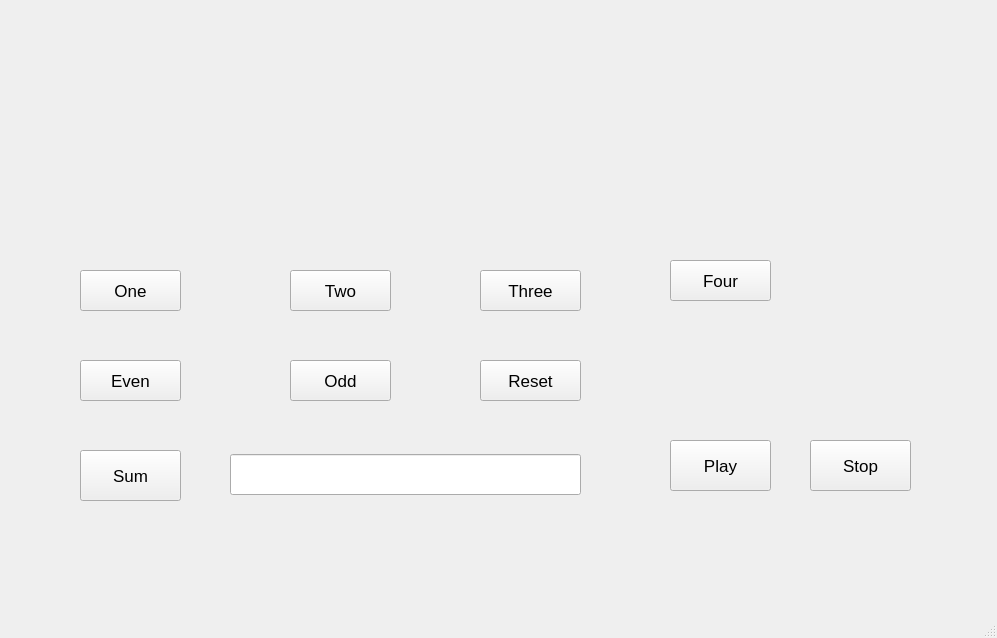
<?xml version="1.0" encoding="UTF-8"?>
<ui version="4.0">
 <class>CARDS1</class>
 <widget class="QMainWindow" name="CARDS1">
  <property name="geometry">
   <rect>
    <x>0</x>
    <y>0</y>
    <width>997</width>
    <height>638</height>
   </rect>
  </property>
  <property name="sizeIncrement">
   <size>
    <width>10</width>
    <height>10</height>
   </size>
  </property>
  <property name="windowTitle">
   <string>CARDS1</string>
  </property>
  <property name="tabShape">
   <enum>QTabWidget::Rounded</enum>
  </property>
  <widget class="QWidget" name="centralwidget">
   <widget class="QLabel" name="pic1">
    <property name="geometry">
     <rect>
      <x>70</x>
      <y>50</y>
      <width>141</width>
      <height>171</height>
     </rect>
    </property>
    <property name="minimumSize">
     <size>
      <width>10</width>
      <height>10</height>
     </size>
    </property>
    <property name="text">
     <string/>
    </property>
    <property name="pixmap">
     <pixmap resource="Images.qrc">:/1.png</pixmap>
    </property>
    <property name="scaledContents">
     <bool>true</bool>
    </property>
   </widget>
   <widget class="QLabel" name="pic2">
    <property name="geometry">
     <rect>
      <x>270</x>
      <y>50</y>
      <width>141</width>
      <height>171</height>
     </rect>
    </property>
    <property name="text">
     <string/>
    </property>
    <property name="pixmap">
     <pixmap resource="Images.qrc">:/2.png</pixmap>
    </property>
    <property name="scaledContents">
     <bool>true</bool>
    </property>
   </widget>
   <widget class="QPushButton" name="pushButton_EVEN">
    <property name="geometry">
     <rect>
      <x>80</x>
      <y>360</y>
      <width>101</width>
      <height>41</height>
     </rect>
    </property>
    <property name="font">
     <font>
      <pointsize>13</pointsize>
     </font>
    </property>
    <property name="text">
     <string>Even</string>
    </property>
   </widget>
   <widget class="QPushButton" name="pushButton_2">
    <property name="geometry">
     <rect>
      <x>290</x>
      <y>270</y>
      <width>101</width>
      <height>41</height>
     </rect>
    </property>
    <property name="font">
     <font>
      <pointsize>13</pointsize>
     </font>
    </property>
    <property name="text">
     <string>Two</string>
    </property>
   </widget>
   <widget class="QLineEdit" name="lineEdit">
    <property name="geometry">
     <rect>
      <x>230</x>
      <y>454</y>
      <width>351</width>
      <height>41</height>
     </rect>
    </property>
    <property name="font">
     <font>
      <pointsize>13</pointsize>
     </font>
    </property>
   </widget>
   <widget class="QLabel" name="pic3">
    <property name="geometry">
     <rect>
      <x>460</x>
      <y>50</y>
      <width>141</width>
      <height>171</height>
     </rect>
    </property>
    <property name="text">
     <string/>
    </property>
    <property name="pixmap">
     <pixmap resource="Images.qrc">:/3.png</pixmap>
    </property>
    <property name="scaledContents">
     <bool>true</bool>
    </property>
   </widget>
   <widget class="QLabel" name="picRED3">
    <property name="geometry">
     <rect>
      <x>460</x>
      <y>50</y>
      <width>141</width>
      <height>171</height>
     </rect>
    </property>
    <property name="text">
     <string/>
    </property>
    <property name="pixmap">
     <pixmap resource="Images.qrc">:/red.png</pixmap>
    </property>
    <property name="scaledContents">
     <bool>true</bool>
    </property>
   </widget>
   <widget class="QPushButton" name="pushButton_STOP">
    <property name="geometry">
     <rect>
      <x>810</x>
      <y>440</y>
      <width>101</width>
      <height>51</height>
     </rect>
    </property>
    <property name="font">
     <font>
      <pointsize>13</pointsize>
     </font>
    </property>
    <property name="text">
     <string>Stop</string>
    </property>
   </widget>
   <widget class="QPushButton" name="pushButton_1">
    <property name="geometry">
     <rect>
      <x>80</x>
      <y>270</y>
      <width>101</width>
      <height>41</height>
     </rect>
    </property>
    <property name="font">
     <font>
      <pointsize>13</pointsize>
     </font>
    </property>
    <property name="text">
     <string>One</string>
    </property>
    <property name="checkable">
     <bool>true</bool>
    </property>
    <property name="autoDefault">
     <bool>false</bool>
    </property>
    <property name="default">
     <bool>false</bool>
    </property>
    <property name="flat">
     <bool>false</bool>
    </property>
   </widget>
   <widget class="QLabel" name="picRED1">
    <property name="geometry">
     <rect>
      <x>70</x>
      <y>50</y>
      <width>141</width>
      <height>171</height>
     </rect>
    </property>
    <property name="text">
     <string/>
    </property>
    <property name="pixmap">
     <pixmap resource="Images.qrc">:/red.png</pixmap>
    </property>
    <property name="scaledContents">
     <bool>true</bool>
    </property>
   </widget>
   <widget class="QPushButton" name="pushButton_3">
    <property name="geometry">
     <rect>
      <x>480</x>
      <y>270</y>
      <width>101</width>
      <height>41</height>
     </rect>
    </property>
    <property name="font">
     <font>
      <pointsize>13</pointsize>
     </font>
    </property>
    <property name="text">
     <string>Three</string>
    </property>
   </widget>
   <widget class="QPushButton" name="pushButton_ODD">
    <property name="geometry">
     <rect>
      <x>290</x>
      <y>360</y>
      <width>101</width>
      <height>41</height>
     </rect>
    </property>
    <property name="font">
     <font>
      <pointsize>13</pointsize>
     </font>
    </property>
    <property name="text">
     <string>Odd</string>
    </property>
   </widget>
   <widget class="QPushButton" name="pushButton_PLAY">
    <property name="geometry">
     <rect>
      <x>670</x>
      <y>440</y>
      <width>101</width>
      <height>51</height>
     </rect>
    </property>
    <property name="font">
     <font>
      <pointsize>13</pointsize>
     </font>
    </property>
    <property name="text">
     <string>Play</string>
    </property>
   </widget>
   <widget class="QLabel" name="picRED2">
    <property name="geometry">
     <rect>
      <x>270</x>
      <y>50</y>
      <width>141</width>
      <height>171</height>
     </rect>
    </property>
    <property name="text">
     <string/>
    </property>
    <property name="pixmap">
     <pixmap resource="Images.qrc">:/red.png</pixmap>
    </property>
    <property name="scaledContents">
     <bool>true</bool>
    </property>
   </widget>
   <widget class="QLabel" name="picRED4">
    <property name="geometry">
     <rect>
      <x>650</x>
      <y>50</y>
      <width>141</width>
      <height>171</height>
     </rect>
    </property>
    <property name="text">
     <string/>
    </property>
    <property name="pixmap">
     <pixmap resource="Images.qrc">:/red.png</pixmap>
    </property>
    <property name="scaledContents">
     <bool>true</bool>
    </property>
   </widget>
   <widget class="QLabel" name="pic4">
    <property name="geometry">
     <rect>
      <x>650</x>
      <y>50</y>
      <width>141</width>
      <height>171</height>
     </rect>
    </property>
    <property name="text">
     <string/>
    </property>
    <property name="pixmap">
     <pixmap resource="Images.qrc">:/4.png</pixmap>
    </property>
    <property name="scaledContents">
     <bool>true</bool>
    </property>
   </widget>
   <widget class="QPushButton" name="pushButton_4">
    <property name="geometry">
     <rect>
      <x>670</x>
      <y>260</y>
      <width>101</width>
      <height>41</height>
     </rect>
    </property>
    <property name="font">
     <font>
      <pointsize>13</pointsize>
     </font>
    </property>
    <property name="text">
     <string>Four</string>
    </property>
   </widget>
   <widget class="QPushButton" name="pushButton_RESET">
    <property name="geometry">
     <rect>
      <x>480</x>
      <y>360</y>
      <width>101</width>
      <height>41</height>
     </rect>
    </property>
    <property name="font">
     <font>
      <pointsize>13</pointsize>
     </font>
    </property>
    <property name="text">
     <string>Reset</string>
    </property>
   </widget>
   <widget class="QPushButton" name="pushButton_SUM">
    <property name="geometry">
     <rect>
      <x>80</x>
      <y>450</y>
      <width>101</width>
      <height>51</height>
     </rect>
    </property>
    <property name="font">
     <font>
      <pointsize>13</pointsize>
     </font>
    </property>
    <property name="text">
     <string>Sum</string>
    </property>
   </widget>
   <zorder>pic4</zorder>
   <zorder>pic1</zorder>
   <zorder>pic2</zorder>
   <zorder>pushButton_EVEN</zorder>
   <zorder>pushButton_2</zorder>
   <zorder>lineEdit</zorder>
   <zorder>pic3</zorder>
   <zorder>picRED3</zorder>
   <zorder>pushButton_STOP</zorder>
   <zorder>pushButton_1</zorder>
   <zorder>picRED1</zorder>
   <zorder>pushButton_3</zorder>
   <zorder>pushButton_ODD</zorder>
   <zorder>pushButton_PLAY</zorder>
   <zorder>picRED2</zorder>
   <zorder>picRED4</zorder>
   <zorder>pushButton_4</zorder>
   <zorder>pushButton_RESET</zorder>
   <zorder>pushButton_SUM</zorder>
  </widget>
  <widget class="QMenuBar" name="menubar">
   <property name="geometry">
    <rect>
     <x>0</x>
     <y>0</y>
     <width>997</width>
     <height>30</height>
    </rect>
   </property>
  </widget>
  <widget class="QStatusBar" name="statusbar"/>
 </widget>
 <resources>
  <include location="Images.qrc"/>
 </resources>
 <connections/>
</ui>
